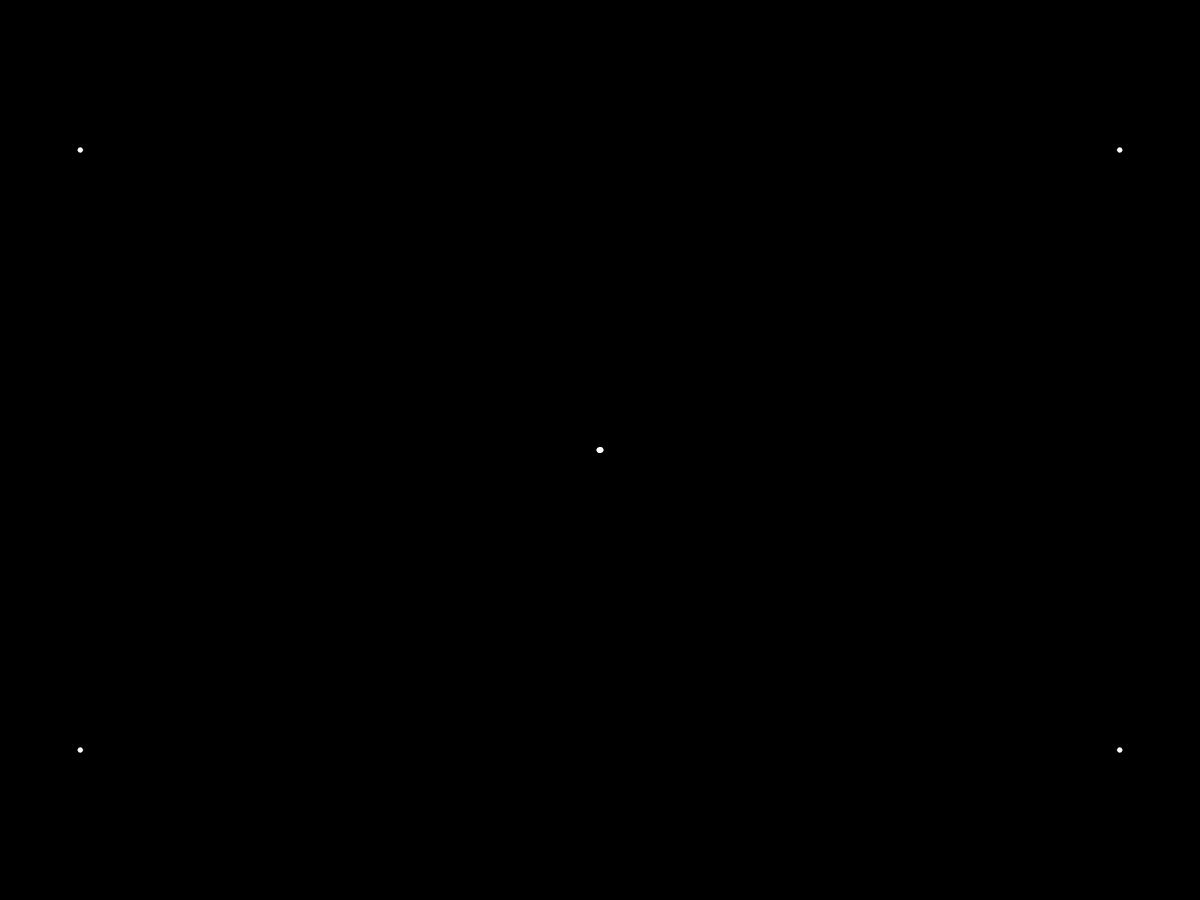
Frame 1 (no input)
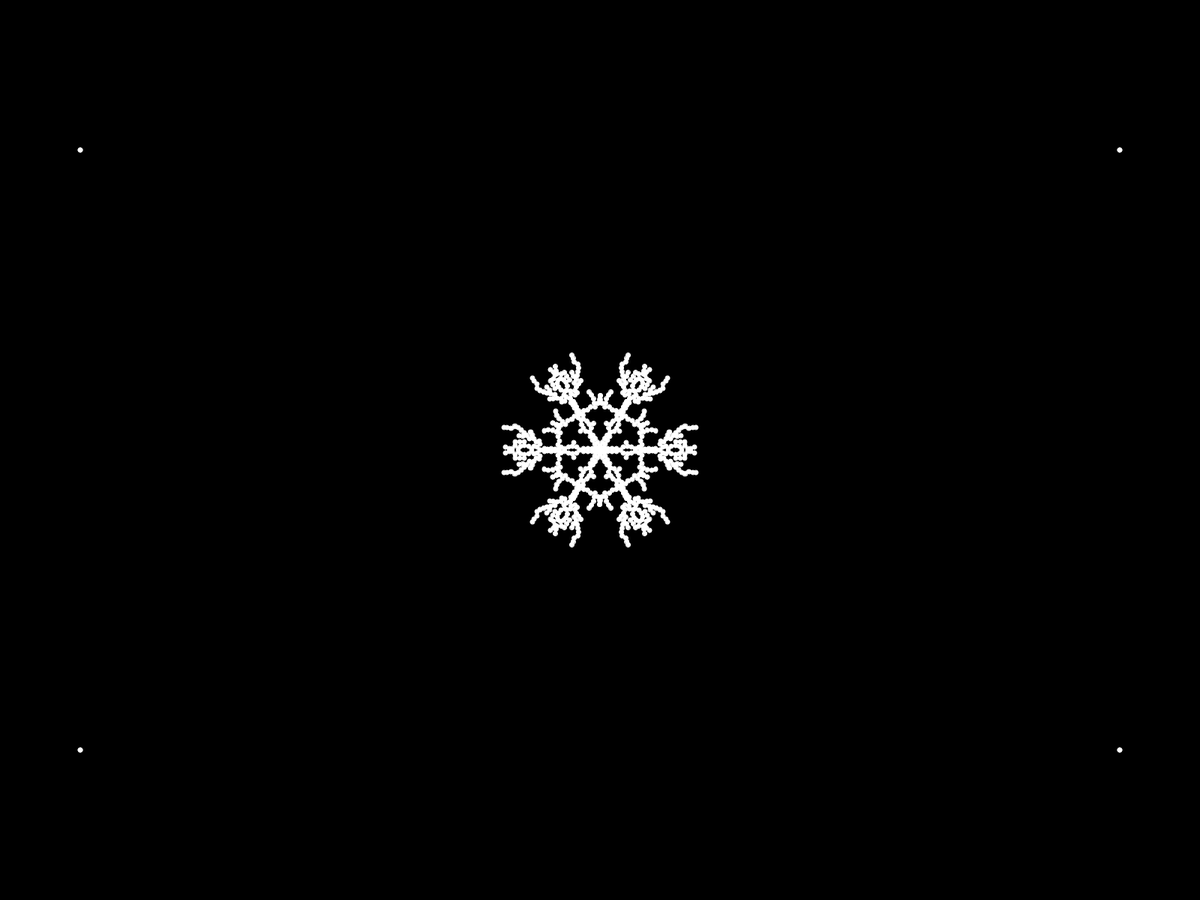
Frame 60 (the mouse pressed at the canvas centre just before this capture)
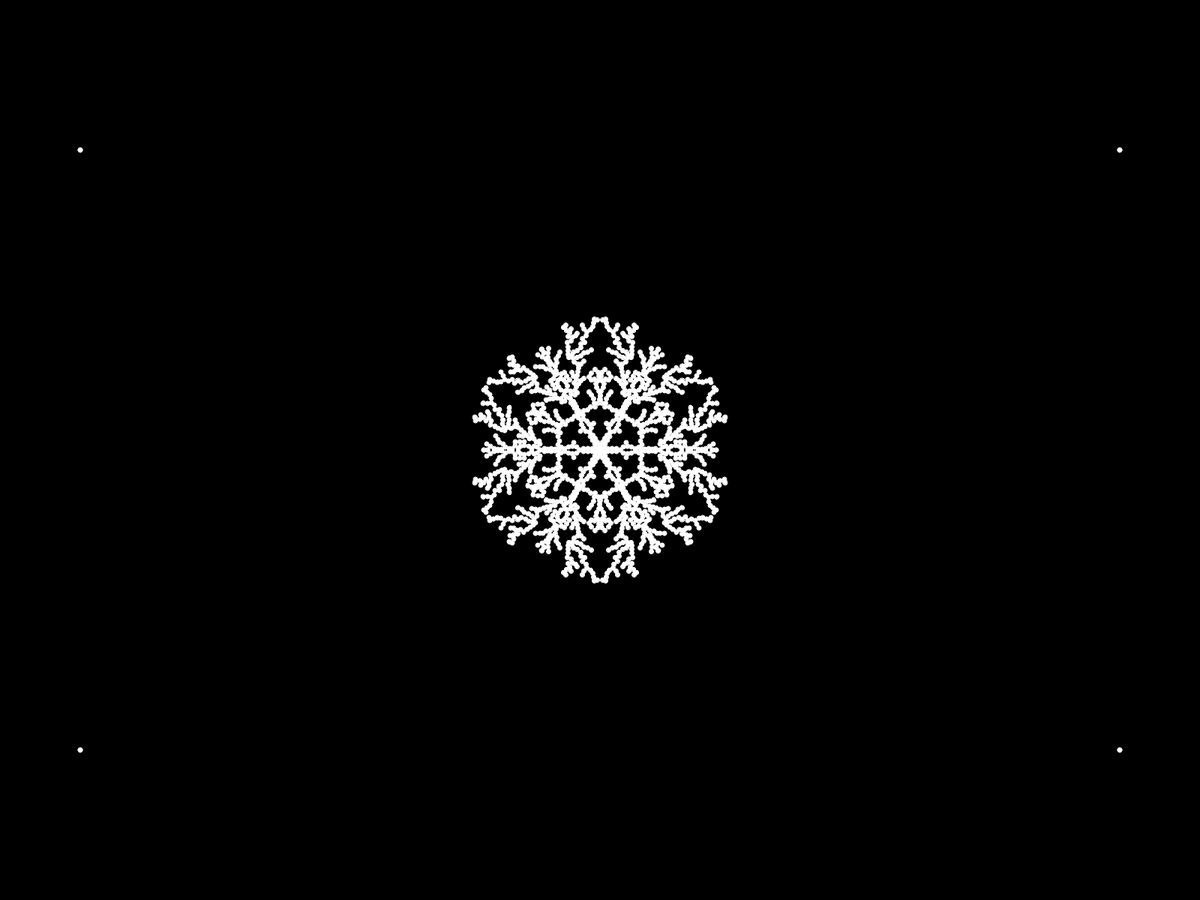
Frame 120 (the mouse held since frame 60 and released just before this capture)

The Processing sketch that drew these frames (run headless with seeded random() and noise(); from frame 60 on, the mouse is pressed at the canvas centre):

// Processing sketch: brownian_tree_snowflake
// ── brownian_tree_snowflake.pde
Particle current;
ArrayList<Particle> snowflake;

void setup() {
  //size(800, 800);
  fullScreen();
  current = new Particle(width/2, random(10));
  snowflake = new ArrayList<Particle>();
}

void draw() {
  translate(width/2, height/2);
  background(0);
  rotate(PI/6);

  while(! current.finished() && !current.intersects(snowflake) ) {
    current.update();
  }
   snowflake.add(current);
   current = new Particle(width/2, 0);

  for (int i=0; i< 6; i++) {
    rotate(PI/3);
    current.show();
    for (Particle p : snowflake) {
      p.show();
    }

    pushMatrix();
    scale(1, -1);
    current.show();
    for (Particle p : snowflake) {
      p.show();
    }
    popMatrix();
  }
}

// ── Particle.pde
class Particle {
  PVector pos;
  float r;

  Particle(float x, float y) 
  {
    pos = new PVector(x, y);
    r=3;
  }

  void update() {
    pos.x-=1;
    //pos.y +=random(-1, 1);
    pos.y +=random(-3, 3);

    float angle = pos.heading();
    angle = constrain(angle, 0, PI/6);
    float magnitude = pos.mag();
    pos = PVector.fromAngle(angle);
    pos.setMag(magnitude);
  }

  void show() {
    fill(255);
    stroke(255);
    ellipse(pos.x, pos.y, r*2, r*2);
  }
  

  boolean intersects(ArrayList<Particle> snowflake) {
    boolean result = false;
    for (Particle s : snowflake) {
      float d = dist(s.pos.x, s.pos.y, pos.x, pos.y);
      if (d<r*2) {
        result = true;
        break;
      }
    }
    return result;
  }

  boolean finished()
  {
    return (pos.x<1);
  }
}
